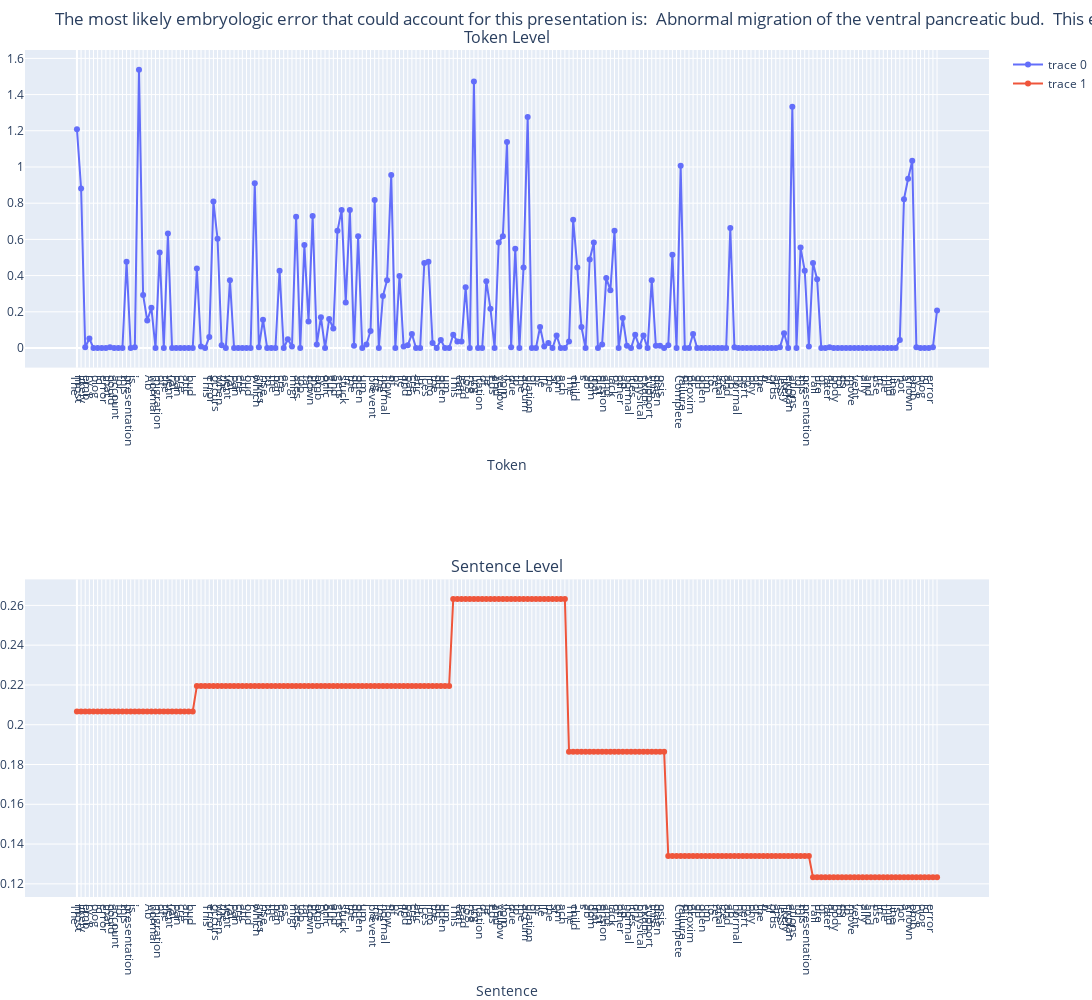

This figure's notebook cell:
### Code cell
example = test_dst.filter(lambda x: x['rougel'] <0.1)[1]
example = test_dst[2]
print(f"gt:{example['gt']}")
print(f"options:{example['options']}")

str_tokens = model.to_str_tokens(f":{example['washed_answer']}", prepend_bos=False)[1:]
fig = make_subplots(rows=2, cols=1, subplot_titles=("Token Level", "Sentence Level"), row_heights=[0.5, 0.5])

fig.add_trace(go.Scatter(x=list(range(len(str_tokens))), y=example['u_score_pe_all'], mode='lines+markers'), row=1, col=1)
fig.update_xaxes(title_text='Token', tickvals=list(range(len(str_tokens))), ticktext=str_tokens, row=1, col=1)

sentence_u_score_pe_all = []
indices = [0]+[i for i, x in enumerate(str_tokens) if x == '.']+[-1]
spans = [(indices[i], indices[i+1]) for i in range(len(indices)-1)]
print(len(indices))
for span in spans:
    sentence_score = sum(example['u_score_pe_all'][span[0]:span[1]]) / (span[1] - span[0])
    sentence_u_score_pe_all.extend([sentence_score] * (span[1] - span[0]))
sentence_u_score_pe_all.append(sentence_u_score_pe_all[-1])
# print(str_tokens)
for i, sentence in enumerate(example['washed_answer'].split(".")):
    print(i+1,sentence.replace("\n",' ').strip())
# print(len(example['u_score_pe_all']))
# print(sentence_u_score_pe_all)
# print(len(sentence_u_score_pe_all))

fig.add_trace(go.Scatter(x=list(range(len(str_tokens))), y=sentence_u_score_pe_all, mode='lines+markers'), row=2, col=1)
fig.update_xaxes(title_text='Sentence', tickvals=list(range(len(str_tokens))), ticktext=str_tokens, row=2, col=1)

fig.update_layout(height=1000, width=2500, margin=dict(l=0, r=0, b=50, t=50), title_text=example['washed_answer'])
fig.show()

### Figure 1 — Plotly figure (JSON) as saved in the notebook; plotly's stock layout.template omitted (floating-point values rounded to 4 significant figures; data arrays with more than 128 entries replaced by an {"elided": "..."} marker saying what was removed)
{"data": [{"mode": "lines+markers", "type": "scatter", "x": {"elided": "209 int values"}, "xaxis": "x", "y": {"elided": "209 float values"}, "yaxis": "y"}, {"mode": "lines+markers", "type": "scatter", "x": {"elided": "209 int values"}, "xaxis": "x2", "y": {"elided": "209 float values"}, "yaxis": "y2"}], "layout": {"annotations": [{"font": {"size": 16}, "showarrow": false, "text": "Token Level", "x": 0.5, "xanchor": "center", "xref": "paper", "y": 1, "yanchor": "bottom", "yref": "paper"}, {"font": {"size": 16}, "showarrow": false, "text": "Sentence Level", "x": 0.5, "xanchor": "center", "xref": "paper", "y": 0.375, "yanchor": "bottom", "yref": "paper"}], "height": 1000, "margin": {"b": 50, "l": 0, "r": 0, "t": 50}, "title": {"text": "The most likely embryologic error that could account for this presentation is:\n\nAbnormal migration of the ventral pancreatic bud.\n\nThis error occurs when the ventral pancreatic bud, which gives rise to the pancreas, migrates too far down the embryonic gut and gets stuck in the duodenum, preventing the normal flow of bile and pancreatic juices into the duodenum. This can lead to regurgitation of feeds and yellow vomit due to the accumulation of bile in the stomach. The child's abdominal distension and lack of other abnormalities on physical exam support this diagnosis.\n\nComplete failure of proximal duodenum to recanalize and abnormal hypertrophy of the pylorus are less likely explanations for this presentation. Failure of lateral body folds to move ventrally and fuse in the midline is not a known embryologic error."}, "width": 2500, "xaxis": {"anchor": "y", "domain": [0, 1], "ticktext": {"elided": "209 str values"}, "tickvals": {"elided": "209 int values"}, "title": {"text": "Token"}}, "xaxis2": {"anchor": "y2", "domain": [0, 1], "ticktext": {"elided": "209 str values"}, "tickvals": {"elided": "209 int values"}, "title": {"text": "Sentence"}}, "yaxis": {"anchor": "x", "domain": [0.625, 1]}, "yaxis2": {"anchor": "x2", "domain": [0, 0.375]}}}
